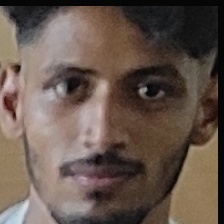
#> input picture test/Attendence/dataset/face_1_1.jpg, 224 x 224 px; its folder holds 4 pictures in this run
$ python trainner.py
#> lines starting #> are read from the running program, lines starting #| are printed output that depends on the picture
import os
import cv2
import numpy as np
from PIL import Image

def train():
    recognizer=cv2.face.LBPHFaceRecognizer_create()
    # detector= cv2.CascadeClassifier("haarcascade_frontalface_default.xml")
    path='dataset'

    def getImagesWithID(path):
#> called with path = 'dataset'
        imagePaths=[os.path.join(path,f) for f in os.listdir(path)]

        faces=[]
        IDs=[]
        for imagePath in imagePaths:
            faceImg=Image.open(imagePath).convert('L')
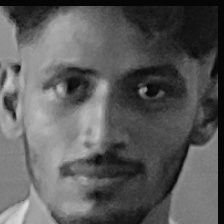
#> faceImg: PIL image 224x224 L; min 2, max 222, mean 90
            faceNp=np.array(faceImg,'uint8')
            ID=int(os.path.split(imagePath)[-1].split('_')[1])
            faces.append(faceNp)
            IDs.append(ID)
            cv2.imshow("training",faceNp)
            cv2.waitKey(10)
#> pass 2 of the loop in getImagesWithID, `for imagePath in imagePaths:`:
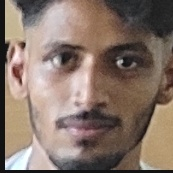
#> input picture test/Attendence/dataset/face_1_10.jpg, 173 x 173 px
#> in getImagesWithID, `faceImg=Image.open(imagePath).convert('L')`:
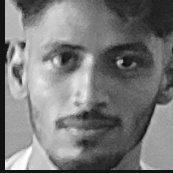
#> faceImg: PIL image 173x173 L; min 15, max 255, mean 120.8
#> pass 3 of the loop in getImagesWithID, `for imagePath in imagePaths:`:
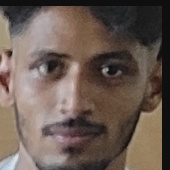
#> input picture test/Attendence/dataset/face_1_16.jpg, 170 x 170 px
#> in getImagesWithID, `faceImg=Image.open(imagePath).convert('L')`:
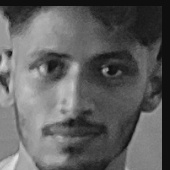
#> faceImg: PIL image 170x170 L; min 11, max 226, mean 94.5
#> the loop made 4 passes; the first 3 are shown
        return np.array(IDs),faces

    Ids,faces=getImagesWithID(path)
    recognizer.train(faces,Ids)
    recognizer.save('recognizer/trainingData.yml')
    cv2.destroyAllWindows()

train()
